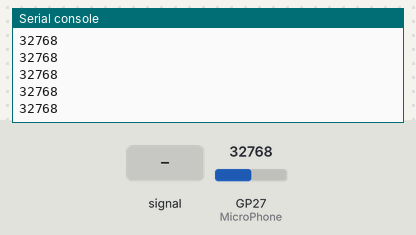
Bench run of a program on a simulated Raspberry Pi Pico running MicroPython. Parts: the last lines printed to the serial console. The inputs (shaded band) are chosen by the test bench; at power-on: GP27 (MicroPhone) = 32768 (analog values on the 0–65535 scale).

Above: at 1.2 s.
1.3 s: GP27 (MicroPhone) fed a 200 Hz sine of ±5242 counts around its level
At 1.31 s:
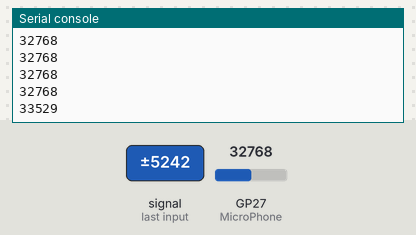
2.8 s: GP27 (MicroPhone) set to 45874
At 2.81 s:
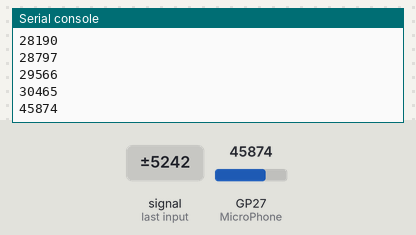
4.3 s: GP27 (MicroPhone) fed a 1000 Hz sine of ±16383 counts around its level
At 4.31 s:
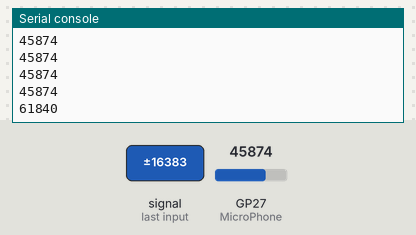
5.8 s: GP27 (MicroPhone) set to 57670
At 5.81 s:
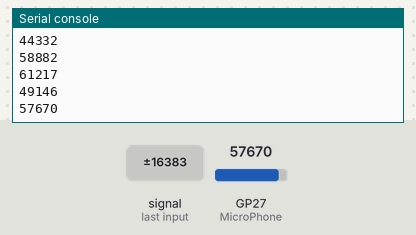
Timing chart, 0 to 8.3 s (numbered marks = the images above; inputs shaded):
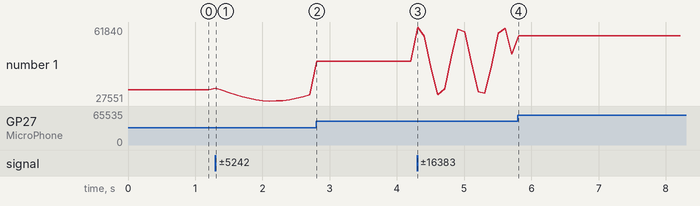

The program:

MicroPhone.py
```python
'''
 * Keyestudio 37 in 1 Starter Kit for Raspberry Pi Pico
 * lesson 19
 * MicroPhone
 * http://www.keyestudio.com
'''
import machine
import utime

MicroPhone = machine.ADC(27)
while True:
    value = MicroPhone.read_u16()
    print(value)
    utime.sleep(0.1)
```

Measured:
- after the input at 1.3 s, the serial console: prints a new line at once (image 1)
- after the input at 2.8 s, the serial console: prints a new line at once (image 2)
- after the input at 4.3 s, the serial console: prints a new line at once (image 3)
- after the input at 5.8 s, the serial console: prints a new line at once (image 4)
- plotted number 1: 32768 → 30465 after the input at 1.3 s, 30465 → 45874 after the input at 2.8 s, 45874 → 49146 after the input at 4.3 s, 49146 → 57670 after the input at 5.8 s
